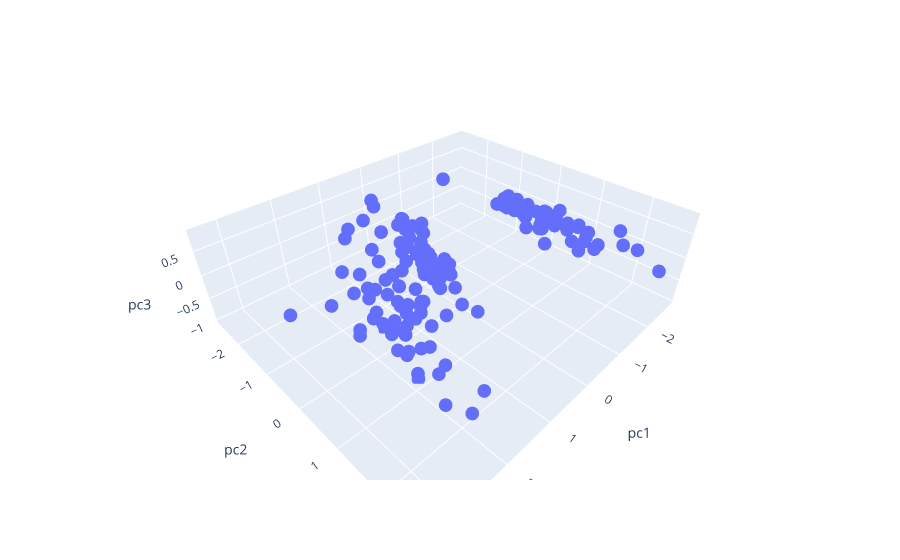

The code cell stored with this chart in its notebook:
### Code cell
fig = px.scatter_3d(pca_df, x= 'pc1', y='pc2', z='pc3', color ="rtarget", title="PCA 3D Visualization" )
fig.show()

### Figure 1 — Plotly figure (JSON) as saved in the notebook; plotly's stock layout.template omitted (floating-point values rounded to 4 significant figures; data arrays with more than 128 entries replaced by an {"elided": "..."} marker saying what was removed)
{"data": [{"hovertemplate": "pc1=%{x}<br>pc2=%{y}<br>pc3=%{z}<extra></extra>", "legendgroup": "", "marker": {"color": "#636efa", "symbol": "circle"}, "mode": "markers", "name": "", "scene": "scene", "showlegend": false, "type": "scatter3d", "x": {"elided": "150 float values"}, "y": {"elided": "150 float values"}, "z": {"elided": "150 float values"}}], "layout": {"legend": {"tracegroupgap": 0}, "margin": {"t": 60}, "scene": {"domain": {"x": [0, 1], "y": [0, 1]}, "xaxis": {"title": {"text": "pc1"}}, "yaxis": {"title": {"text": "pc2"}}, "zaxis": {"title": {"text": "pc3"}}}}}
